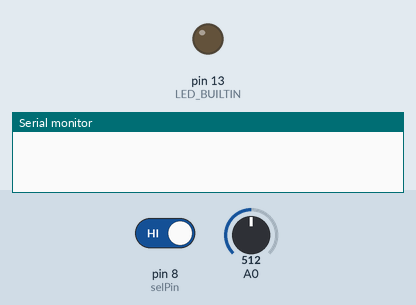
Recording of a sketch running on a simulated Arduino Uno, built with avr-gcc and run on an emulated ATmega328P. Shown: output pins drawn as LEDs (lit = HIGH), the last lines printed to the serial monitor. Inputs (shaded band) come from the test bench; at power-on: pin 8 (selPin) HIGH, A0 = 512.

Above: at 1.2 s.
1.3 s: pin 8 (selPin) driven LOW
At 2.2 s:
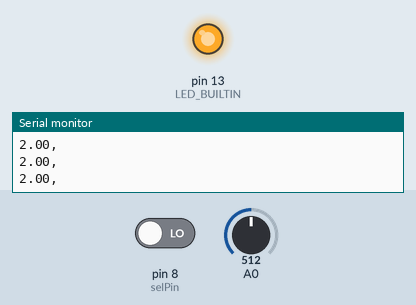
Timing chart, 0 to 4.3 s (numbered marks = the images above; inputs shaded):
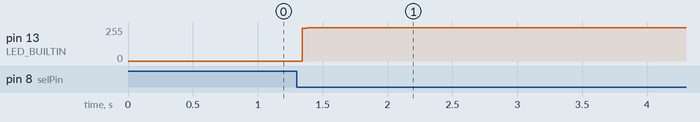

The sketch:

mc_mc_slave.ino
```cpp
const byte selPin = 8;

const bool on = LOW, off = HIGH;

void setup() {
    Serial.begin(9600);  // transmits to master controller
    pinMode(selPin, INPUT);
    pinMode(LED_BUILTIN, OUTPUT);
}


void loop() {
    float voltage = analogRead(A0) * 5 / 1023;


    bool selState = digitalRead(selPin);
    if(selState == on){
        digitalWrite(LED_BUILTIN, HIGH);

        Serial.print(voltage); Serial.print(',');
        Serial.print('\n');

        while(digitalRead(selPin) == off);

        digitalWrite(LED_BUILTIN, LOW);
    }
}
```

Measured:
- after the input at 1.3 s, pin 13 (LED_BUILTIN): 0/255 → 251/255 at once
